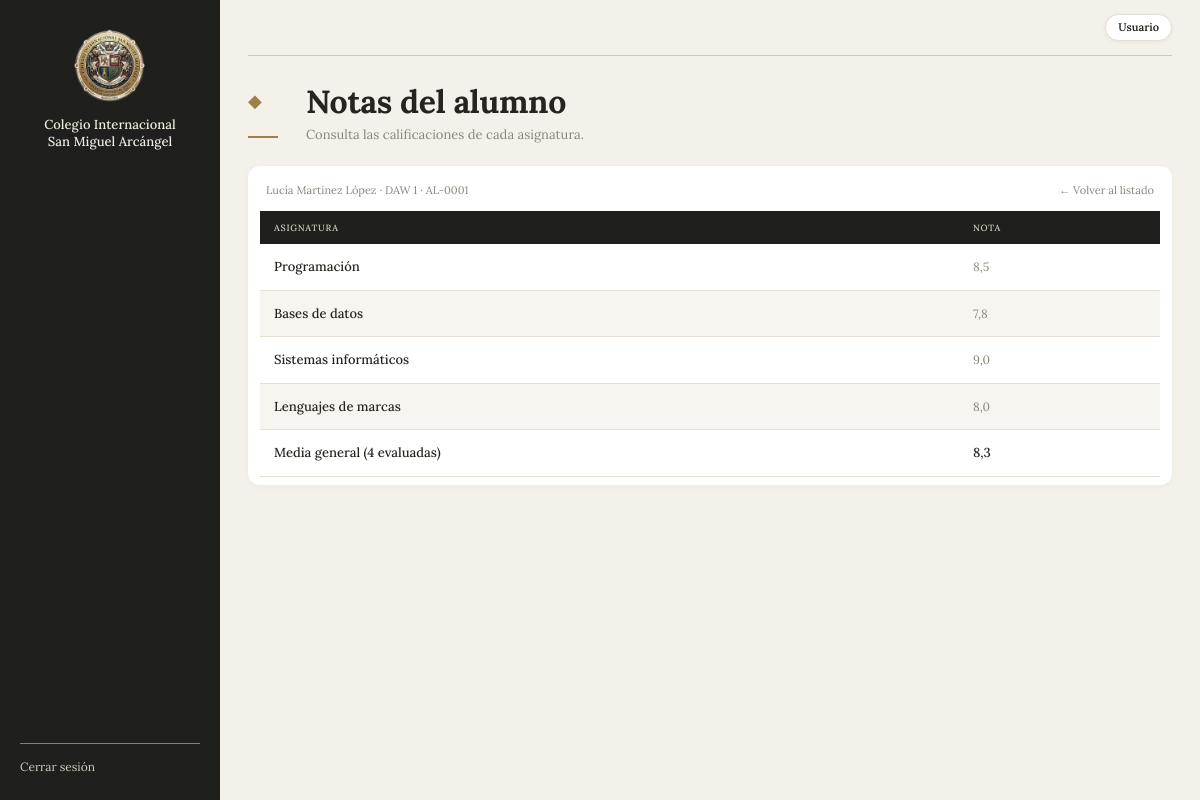
Screenshot of /notas.php?idAlumno=1 (signed in) with the database file from the repository.
### tables this page shows
CREATE TABLE notas (
    id            INT AUTO_INCREMENT PRIMARY KEY,
    alumno_id     INT NOT NULL,
    asignatura_id INT NOT NULL,
    nota          DECIMAL(4,2) NOT NULL,
    fecha         TIMESTAMP DEFAULT CURRENT_TIMESTAMP ON UPDATE CURRENT_TIMESTAMP,
    CHECK (nota >= 0 AND nota <= 10),
    UNIQUE KEY uq_alumno_asignatura (alumno_id, asignatura_id),
    FOREIGN KEY (alumno_id)     REFERENCES alumnos(id)     ON DELETE CASCADE,
    FOREIGN KEY (asignatura_id) REFERENCES asignaturas(id) ON DELETE CASCADE
);

CREATE TABLE asignaturas (
    id       INT AUTO_INCREMENT PRIMARY KEY,
    curso_id INT NOT NULL,
    nombre   VARCHAR(100) NOT NULL,
    UNIQUE KEY uq_curso_asignatura (curso_id, nombre),
    FOREIGN KEY (curso_id) REFERENCES cursos(id)
);

### notas.php (the view, shortened to what this page needs)
<?php
include_once('./conexion/conexion.php');
$userName = htmlspecialchars($_SESSION['user_name'], ENT_QUOTES, 'UTF-8');
$idAlumno = (int) $_GET['idAlumno'];
try {
    $sql = "SELECT id, nombre, apellidos, curso_id, curso, ciclo
            FROM vista_alumnos
            WHERE id = :idAlumno";
    $stmt = $conn->prepare($sql);
    $stmt->bindParam(':idAlumno', $idAlumno, PDO::PARAM_INT);
    $stmt->execute();
    $alumno = $stmt->fetch(PDO::FETCH_ASSOC);
    $sql2 = "SELECT asignaturas.nombre, notas.nota
             FROM asignaturas
             LEFT JOIN notas ON notas.asignatura_id = asignaturas.id
                            AND notas.alumno_id = :idAlumno2
             WHERE asignaturas.curso_id = :idCurso
             ORDER BY asignaturas.id";
    $stmt2 = $conn->prepare($sql2);
    $stmt2->bindParam(':idAlumno2', $idAlumno, PDO::PARAM_INT);
    $stmt2->bindParam(':idCurso', $alumno['curso_id'], PDO::PARAM_INT);
    $stmt2->execute();
    $asignaturas = $stmt2->fetchAll(PDO::FETCH_ASSOC);
} catch (PDOException $e) {
    die("Error en la consulta: " . $e->getMessage());
}
$suma = 0;
$evaluadas = 0;
foreach ($asignaturas as $fila) {
    if ($fila['nota'] !== null) {
        $suma += $fila['nota'];
        $evaluadas++;
    }
}
$media = ($evaluadas > 0) ? number_format($suma / $evaluadas, 1, ',', '') : '—';
$codigoAlumno = sprintf('AL-%04d', $alumno['id']);
preg_match('/\((.*?)\)/', $alumno['ciclo'], $siglas);
preg_match('/\d+/', $alumno['curso'], $numero);
$etiquetaCurso = ($siglas[1] ?? $alumno['ciclo']) . ' ' . ($numero[0] ?? '');
?>
<!DOCTYPE html>
<html lang="es">
<head>
    <link rel="stylesheet" href="css/style.css">
</head>
<body>
    <div class="app">
        <aside class="sidebar">
            <div class="sidebar__brand">
                <img class="sidebar__logo" src="img/logo_gestion_nota.png" alt="Logo del Colegio Internacional San Miguel Arcángel">
                <p class="sidebar__name">Colegio Internacional<br>San Miguel Arcángel</p>
            </div>
            <a class="sidebar__logout" href="logout.php">Cerrar sesión</a>
        </aside>
        <div class="main">
            <header class="topbar">
                <span class="user-pill"><?= $userName ?></span>
            </header>
            <div class="page-header">
                <div class="page-icon">&#9670;</div>
                <div>
                    <h1 class="page-title">Notas del alumno</h1>
                    <p class="page-subtitle">Consulta las calificaciones de cada asignatura.</p>
                </div>
            </div>
            <section class="card">
                <div class="card__head">
                    <span><?= htmlspecialchars($alumno['nombre'] . ' ' . $alumno['apellidos'], ENT_QUOTES, 'UTF-8') ?> · <?= htmlspecialchars($etiquetaCurso, ENT_QUOTES, 'UTF-8') ?> · <?= $codigoAlumno ?></span>
                    <a href="bienvenida.php">&larr; Volver al listado</a>
                </div>
                <div class="table-wrap">
                    <table class="table">
                        <thead>
                            <tr>
                                <th>Asignatura</th>
                                <th>Nota</th>
                            </tr>
                        </thead>
                        <tbody>
                            <?php foreach ($asignaturas as $fila) { ?>
                                <tr>
                                    <td class="cell-name"><?= htmlspecialchars($fila['nombre'], ENT_QUOTES, 'UTF-8') ?></td>
                                    <td><?= ($fila['nota'] !== null) ? number_format($fila['nota'], 1, ',', '') : '—' ?></td>
                                </tr>
                            <?php } ?>
                            <tr>
                                <td class="cell-name">Media general (<?= $evaluadas ?> evaluadas)</td>
                                <td class="cell-name"><?= $media ?></td>
                            </tr>
                        </tbody>
                    </table>
                </div>
            </section>
        </div>
    </div>
</body>
</html>

### css/style.css (style rules this page uses)
:root { --dark: #1f1f1d; --dark-soft: #2b2b28; --cream: #f4f1ea; --cream-dark: #ebe6da; --surface: #ffffff; --surface-warm: #fffefc; --row-alt: #f7f5ef; --gold: #9c8147; --gold-dark: #80672f; --gold-light: #d9c9a0; --text: #25241f; --muted: #8a867b; --border: #e4dfd2; --danger: #b42318; --danger-bg: #fdeaea; --ok: #1b5e2b; --ok-bg: #e6f6ea; --sidebar-w: 220px; --radius: 8px; --font: 'Lora', Georgia, 'Times New Roman', serif; }
*, *::before, *::after { box-sizing: border-box; }
html, body { margin: 0; min-height: 100%; }
body { min-width: 320px; background: var(--cream); color: var(--text); font-family: var(--font); font-size: 14px; line-height: 1.5; }
a { color: inherit; }
h1, h2, p { margin: 0; }
.app { display: grid; grid-template-columns: var(--sidebar-w) 1fr; min-height: 100vh; }
.sidebar { position: sticky; top: 0; display: flex; flex-direction: column; height: 100vh; padding: 28px 20px 24px; overflow: hidden; background: var(--dark); color: #e9e5d8; }
.sidebar::after { content: ""; position: absolute; right: -60px; bottom: 90px; width: 260px; height: 260px; opacity: 0.07; filter: grayscale(1); pointer-events: none; }
.sidebar__brand { position: relative; z-index: 1; text-align: center; }
.sidebar__logo { display: block; width: 84px; height: auto; margin: 0 auto 14px; }
.sidebar__name { font-size: 13px; font-weight: 500; line-height: 1.35; color: #f0ece0; }
.sidebar__logout { position: relative; z-index: 1; margin-top: auto; padding-top: 14px; border-top: 1px solid var(--gold); color: #cfcabb; font-size: 12px; text-decoration: none; }
.main { min-width: 0; padding: 0 28px 28px; }
.topbar { display: flex; align-items: center; justify-content: space-between; height: 56px; border-bottom: 1px solid var(--gold-light); }
.user-pill { padding: 4px 12px; border: 1px solid var(--border); border-radius: 999px; background: var(--surface); font-size: 11px; font-weight: 600; box-shadow: 0 1px 4px rgba(0, 0, 0, 0.06); }
.page-header { display: flex; align-items: flex-start; gap: 18px; margin: 28px 0 22px; }
.page-icon { flex: 0 0 auto; width: 40px; padding-top: 8px; color: var(--gold); font-size: 18px; letter-spacing: 2px; line-height: 1; }
.page-icon::after { content: ""; display: block; width: 30px; height: 2px; margin-top: 26px; background: var(--gold); }
.page-title { font-size: 32px; font-weight: 700; line-height: 1.15; letter-spacing: -0.01em; }
.page-subtitle { margin-top: 4px; color: var(--muted); font-size: 13px; }
.card { padding: 12px 12px 8px; border-radius: 12px; background: var(--surface); box-shadow: 0 1px 6px rgba(0, 0, 0, 0.04); }
.card__head { display: flex; align-items: center; justify-content: space-between; padding: 4px 6px 12px; color: var(--muted); font-size: 11px; }
.card__head a { color: var(--muted); text-decoration: none; }
.table-wrap { overflow-x: auto; }
.table { width: 100%; border-collapse: collapse; }
.table thead th { padding: 10px 14px; background: var(--dark); color: #d8d3c4; font-size: 9px; font-weight: 500; letter-spacing: 0.08em; text-align: left; text-transform: uppercase; white-space: nowrap; }
.table tbody td { padding: 13px 14px; border-bottom: 1px solid var(--border); color: var(--muted); font-size: 12px; vertical-align: middle; }
.table tbody tr:nth-child(even) td { background: var(--row-alt); }
.table td.cell-name { color: var(--text); font-size: 13px; font-weight: 500; }

### rows the page displays
notas: asignatura.nombre "Programación", nota "8,5"
notas: asignatura.nombre "Bases de datos", nota "7,8"
notas: asignatura.nombre "Sistemas informáticos", nota "9,0"
notas: asignatura.nombre "Lenguajes de marcas", nota "8,0"

### other values shown
$userName "Usuario"
$alumno['nombre'] . ' ' . $alumno['apellidos'] "Lucía Martínez López"
$etiquetaCurso "DAW 1"
$codigoAlumno "AL-0001"
$evaluadas "4"
$media "8,3"
